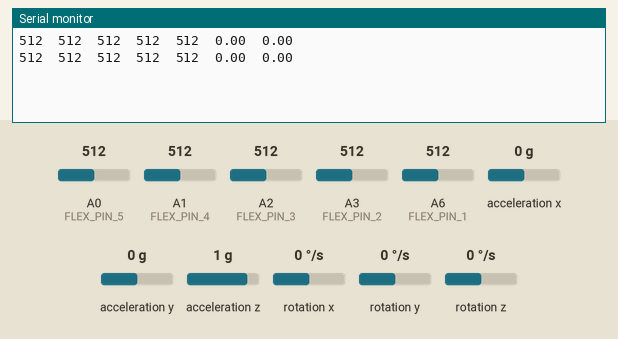
This sketch was run on a simulated Arduino Nano, built with avr-gcc and run on an emulated ATmega328P. Shown: the last lines printed to the serial monitor. The test bench sets the inputs (shaded band); at power-on: acceleration z 1 g, A0 (FLEX_PIN_5) = 512, A1 (FLEX_PIN_4) = 512, A2 (FLEX_PIN_3) = 512, A3 (FLEX_PIN_2) = 512, A6 (FLEX_PIN_1) = 512, acceleration x 0 g, acceleration y 0 g, rotation x 0 °/s, rotation y 0 °/s, rotation z 0 °/s.

Above: at 2.8 s.
2.9 s: acceleration z set to 0 g
At 5.3 s:
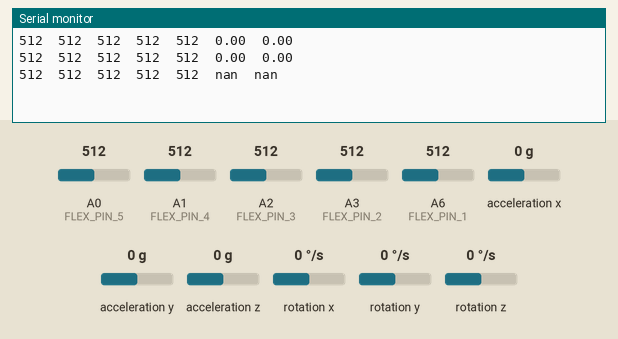
7.5 s: A0 (FLEX_PIN_5) set to 716
At 8.6 s:
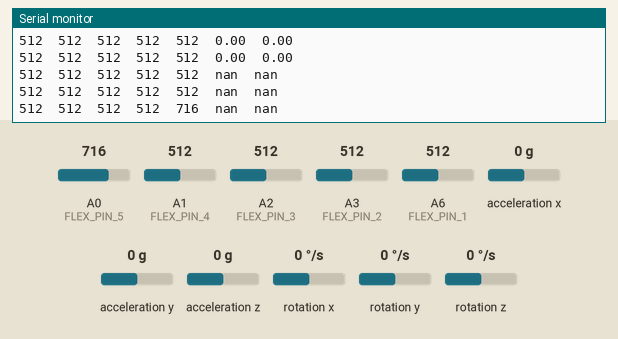
10.2 s: A1 (FLEX_PIN_4) set to 716
At 12.7 s:
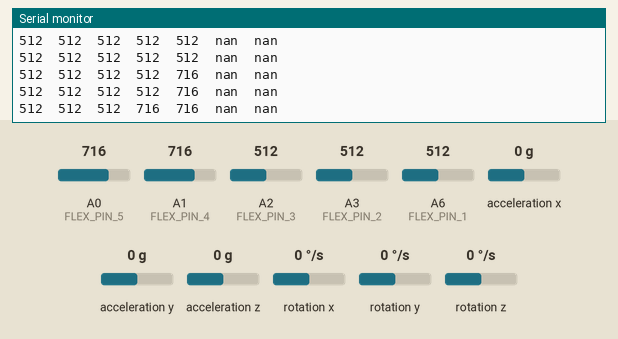
12.9 s: A2 (FLEX_PIN_3) set to 716
At 14.8 s:
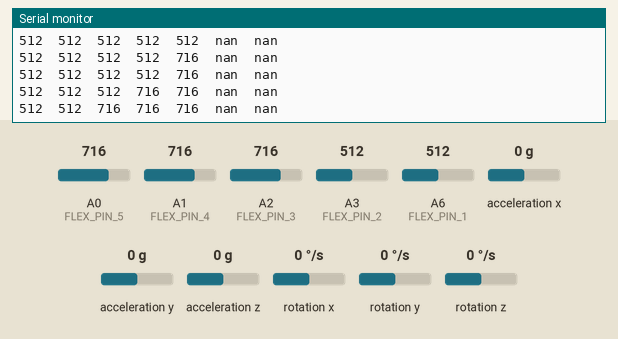
15.6 s: A3 (FLEX_PIN_2) set to 716
At 16.4 s:
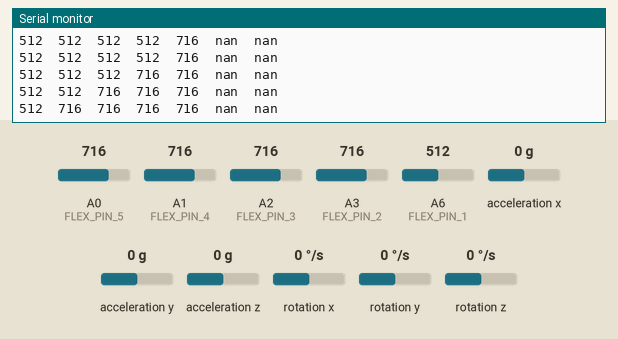
18.3 s: A6 (FLEX_PIN_1) set to 716
At 20.9 s:
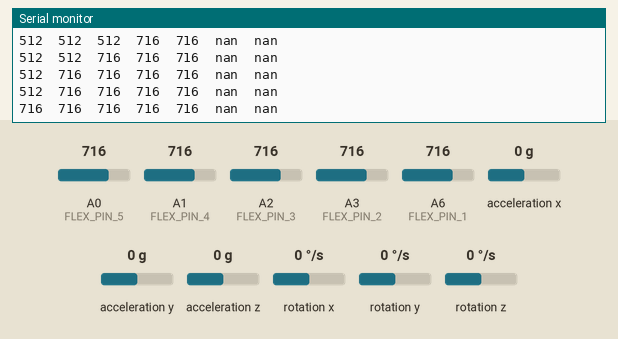

The sketch:

toma_de_datos.ino
```cpp
// Incluya la biblioteca MPU6050
#include <Wire.h>
#include <MPU6050.h>
#include "I2Cdev.h"
#include "Arduino.h"
#include "SoftwareSerial.h"
#include "DFRobotDFPlayerMini.h"

// Dirección I2C del MPU6050
const uint8_t MPU_ADDR = 0x68;
const char separator = ',';
// Objeto de la clase MPU6050
MPU6050 sensor;
int ax, ay, az;
// Pines analógicos de los sensores flex
#define FLEX_PIN_1 A6   //  pulgar
#define FLEX_PIN_2 A3  //   indice
#define FLEX_PIN_3 A2  //medio
#define FLEX_PIN_4 A1  // corazon
#define FLEX_PIN_5 A0  // meñique

void setup() {
  // Inicialice la comunicación serial a una velocidad de 9600 baudios
  Serial.begin(9600);

  // Inicialice la comunicación I2C
  Wire.begin();

  // Inicialice el MPU6050
  sensor.initialize();
  //inicializa audio
}

void loop() {
  // Lea los valores de los sensores flex
  int flex1 = analogRead(FLEX_PIN_1);
  int flex2 = analogRead(FLEX_PIN_2);
  int flex3 = analogRead(FLEX_PIN_3);
  int flex4 = analogRead(FLEX_PIN_4);
  int flex5 = analogRead(FLEX_PIN_5);

  // Lea los valores del giroscopio
  //int16_t gyroX, gyroY, gyroZ;
  int ax, ay, az;

  sensor.getAcceleration(&ax,&ay,&az);
  float accel_ang_x=atan(ax/sqrt(pow(ay,2) + pow(az,2)))*(180.0/3.14);
  float accel_ang_y=atan(ay/sqrt(pow(ax,2) + pow(az,2)))*(180.0/3.14);
  //Mostrar los angulos separadas por un [tab]

  // Imprima los valores en una tabla en la consola serial
  //Serial.print("pulgar\tindice\tmedio\tcorazon\tmeñique\tacelZ\n");

    Serial.print(flex1);
    Serial.print("\t");
    Serial.print(flex2);
    Serial.print("\t");
    Serial.print(flex3);
    Serial.print("\t");
    Serial.print(flex4);
    Serial.print("\t");
    Serial.print(flex5);
    Serial.print("\t");
    Serial.print(accel_ang_x);
    Serial.print("\t");
    Serial.print(accel_ang_y);
    Serial.print("\n");
    delay(2000);


    }
```

Measured:
- after the input at 2.9 s, the serial monitor: prints a new line after 1.1 s (image 1)
- after the input at 7.5 s, the serial monitor: prints a new line after 0.52 s (image 2)
- after the input at 10.2 s, the serial monitor: prints a new line after 1.8 s (image 3)
- after the input at 12.9 s, the serial monitor: prints a new line after 1.1 s (image 4)
- after the input at 15.6 s, the serial monitor: prints a new line after 0.43 s (image 5)
- after the input at 18.3 s, the serial monitor: prints a new line after 1.7 s (image 6)
